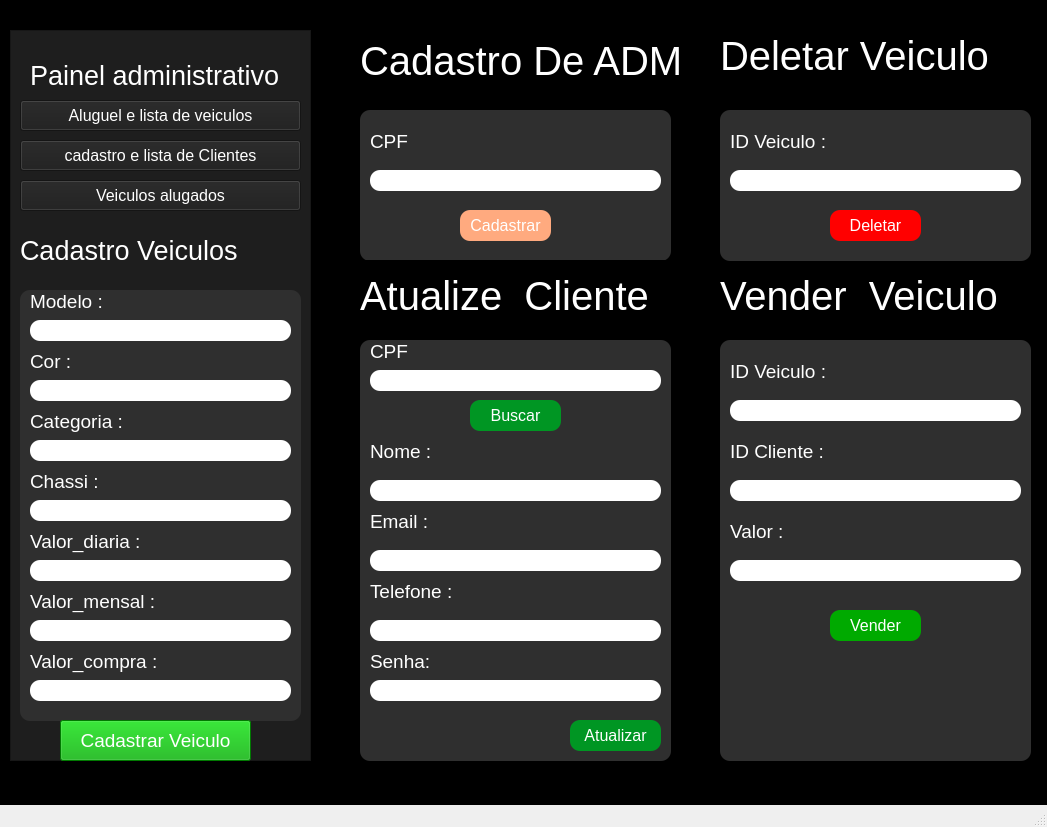
<?xml version="1.0" encoding="UTF-8"?>
<ui version="4.0">
 <class>MainWindow</class>
 <widget class="QMainWindow" name="MainWindow">
  <property name="geometry">
   <rect>
    <x>0</x>
    <y>0</y>
    <width>1047</width>
    <height>827</height>
   </rect>
  </property>
  <property name="windowTitle">
   <string>MainWindow</string>
  </property>
  <widget class="QWidget" name="centralwidget">
   <widget class="QFrame" name="frame">
    <property name="geometry">
     <rect>
      <x>-10</x>
      <y>-10</y>
      <width>1101</width>
      <height>831</height>
     </rect>
    </property>
    <property name="styleSheet">
     <string notr="true">background-color: rgb(0, 0, 0);</string>
    </property>
    <property name="frameShape">
     <enum>QFrame::StyledPanel</enum>
    </property>
    <property name="frameShadow">
     <enum>QFrame::Raised</enum>
    </property>
    <widget class="QFrame" name="frame_2">
     <property name="geometry">
      <rect>
       <x>20</x>
       <y>40</y>
       <width>301</width>
       <height>731</height>
      </rect>
     </property>
     <property name="styleSheet">
      <string notr="true">
background-color: rgb(30, 30, 30);
color: rgb(255, 255, 255);</string>
     </property>
     <property name="frameShape">
      <enum>QFrame::StyledPanel</enum>
     </property>
     <property name="frameShadow">
      <enum>QFrame::Raised</enum>
     </property>
     <widget class="QLabel" name="label">
      <property name="geometry">
       <rect>
        <x>20</x>
        <y>10</y>
        <width>261</width>
        <height>71</height>
       </rect>
      </property>
      <property name="font">
       <font>
        <pointsize>20</pointsize>
       </font>
      </property>
      <property name="text">
       <string>Painel administrativo</string>
      </property>
     </widget>
     <widget class="QPushButton" name="pushButton">
      <property name="geometry">
       <rect>
        <x>10</x>
        <y>70</y>
        <width>281</width>
        <height>31</height>
       </rect>
      </property>
      <property name="font">
       <font>
        <pointsize>12</pointsize>
       </font>
      </property>
      <property name="text">
       <string>Aluguel e lista de veiculos</string>
      </property>
     </widget>
     <widget class="QPushButton" name="pushButton_2">
      <property name="geometry">
       <rect>
        <x>10</x>
        <y>110</y>
        <width>281</width>
        <height>31</height>
       </rect>
      </property>
      <property name="font">
       <font>
        <pointsize>12</pointsize>
       </font>
      </property>
      <property name="text">
       <string>cadastro e lista de Clientes</string>
      </property>
     </widget>
     <widget class="QPushButton" name="pushButton_3">
      <property name="geometry">
       <rect>
        <x>10</x>
        <y>150</y>
        <width>281</width>
        <height>31</height>
       </rect>
      </property>
      <property name="font">
       <font>
        <pointsize>12</pointsize>
       </font>
      </property>
      <property name="text">
       <string>Veiculos alugados</string>
      </property>
     </widget>
     <widget class="QWidget" name="widget_9" native="true">
      <property name="geometry">
       <rect>
        <x>10</x>
        <y>260</y>
        <width>281</width>
        <height>431</height>
       </rect>
      </property>
      <property name="styleSheet">
       <string notr="true">background-color: rgb(47, 47, 47);
color: rgb(255, 255, 255);
border-radius:10;</string>
      </property>
      <widget class="QLabel" name="label_34">
       <property name="geometry">
        <rect>
         <x>10</x>
         <y>0</y>
         <width>101</width>
         <height>23</height>
        </rect>
       </property>
       <property name="font">
        <font>
         <pointsize>14</pointsize>
        </font>
       </property>
       <property name="styleSheet">
        <string notr="true">background-color: rgba(85, 255, 255, 0);</string>
       </property>
       <property name="text">
        <string>Modelo :</string>
       </property>
      </widget>
      <widget class="QLineEdit" name="modelo">
       <property name="geometry">
        <rect>
         <x>10</x>
         <y>30</y>
         <width>261</width>
         <height>21</height>
        </rect>
       </property>
       <property name="font">
        <font>
         <pointsize>12</pointsize>
        </font>
       </property>
       <property name="styleSheet">
        <string notr="true">background-color: rgb(255, 255, 255);
color: rgb(0, 0, 0);</string>
       </property>
      </widget>
      <widget class="QLabel" name="label_35">
       <property name="geometry">
        <rect>
         <x>10</x>
         <y>60</y>
         <width>101</width>
         <height>23</height>
        </rect>
       </property>
       <property name="font">
        <font>
         <pointsize>14</pointsize>
        </font>
       </property>
       <property name="styleSheet">
        <string notr="true">background-color: rgba(85, 255, 255, 0);</string>
       </property>
       <property name="text">
        <string>Cor :</string>
       </property>
      </widget>
      <widget class="QLineEdit" name="cor">
       <property name="geometry">
        <rect>
         <x>10</x>
         <y>90</y>
         <width>261</width>
         <height>21</height>
        </rect>
       </property>
       <property name="font">
        <font>
         <pointsize>12</pointsize>
        </font>
       </property>
       <property name="styleSheet">
        <string notr="true">background-color: rgb(255, 255, 255);
color: rgb(0, 0, 0);</string>
       </property>
      </widget>
      <widget class="QLabel" name="label_36">
       <property name="geometry">
        <rect>
         <x>10</x>
         <y>120</y>
         <width>101</width>
         <height>23</height>
        </rect>
       </property>
       <property name="font">
        <font>
         <pointsize>14</pointsize>
        </font>
       </property>
       <property name="styleSheet">
        <string notr="true">background-color: rgba(85, 255, 255, 0);</string>
       </property>
       <property name="text">
        <string>Categoria :</string>
       </property>
      </widget>
      <widget class="QLineEdit" name="categoria">
       <property name="geometry">
        <rect>
         <x>10</x>
         <y>150</y>
         <width>261</width>
         <height>21</height>
        </rect>
       </property>
       <property name="font">
        <font>
         <pointsize>12</pointsize>
        </font>
       </property>
       <property name="styleSheet">
        <string notr="true">background-color: rgb(255, 255, 255);
color: rgb(0, 0, 0);</string>
       </property>
      </widget>
      <widget class="QLineEdit" name="chassi">
       <property name="geometry">
        <rect>
         <x>10</x>
         <y>210</y>
         <width>261</width>
         <height>21</height>
        </rect>
       </property>
       <property name="font">
        <font>
         <pointsize>12</pointsize>
        </font>
       </property>
       <property name="styleSheet">
        <string notr="true">background-color: rgb(255, 255, 255);
color: rgb(0, 0, 0);</string>
       </property>
      </widget>
      <widget class="QLabel" name="label_37">
       <property name="geometry">
        <rect>
         <x>10</x>
         <y>240</y>
         <width>121</width>
         <height>23</height>
        </rect>
       </property>
       <property name="font">
        <font>
         <pointsize>14</pointsize>
        </font>
       </property>
       <property name="styleSheet">
        <string notr="true">background-color: rgba(85, 255, 255, 0);</string>
       </property>
       <property name="text">
        <string>Valor_diaria :</string>
       </property>
      </widget>
      <widget class="QLineEdit" name="diaria">
       <property name="geometry">
        <rect>
         <x>10</x>
         <y>270</y>
         <width>261</width>
         <height>21</height>
        </rect>
       </property>
       <property name="font">
        <font>
         <pointsize>12</pointsize>
        </font>
       </property>
       <property name="styleSheet">
        <string notr="true">background-color: rgb(255, 255, 255);
color: rgb(0, 0, 0);</string>
       </property>
      </widget>
      <widget class="QLabel" name="label_38">
       <property name="geometry">
        <rect>
         <x>10</x>
         <y>180</y>
         <width>101</width>
         <height>23</height>
        </rect>
       </property>
       <property name="font">
        <font>
         <pointsize>14</pointsize>
        </font>
       </property>
       <property name="styleSheet">
        <string notr="true">background-color: rgba(85, 255, 255, 0);</string>
       </property>
       <property name="text">
        <string>Chassi :</string>
       </property>
      </widget>
      <widget class="QLineEdit" name="mensal">
       <property name="geometry">
        <rect>
         <x>10</x>
         <y>330</y>
         <width>261</width>
         <height>21</height>
        </rect>
       </property>
       <property name="font">
        <font>
         <pointsize>12</pointsize>
        </font>
       </property>
       <property name="styleSheet">
        <string notr="true">background-color: rgb(255, 255, 255);
color: rgb(0, 0, 0);</string>
       </property>
      </widget>
      <widget class="QLabel" name="label_39">
       <property name="geometry">
        <rect>
         <x>10</x>
         <y>300</y>
         <width>131</width>
         <height>23</height>
        </rect>
       </property>
       <property name="font">
        <font>
         <pointsize>14</pointsize>
        </font>
       </property>
       <property name="styleSheet">
        <string notr="true">background-color: rgba(85, 255, 255, 0);</string>
       </property>
       <property name="text">
        <string>Valor_mensal :</string>
       </property>
      </widget>
      <widget class="QLineEdit" name="compra">
       <property name="geometry">
        <rect>
         <x>10</x>
         <y>390</y>
         <width>261</width>
         <height>21</height>
        </rect>
       </property>
       <property name="font">
        <font>
         <pointsize>12</pointsize>
        </font>
       </property>
       <property name="styleSheet">
        <string notr="true">background-color: rgb(255, 255, 255);
color: rgb(0, 0, 0);</string>
       </property>
       <property name="text">
        <string/>
       </property>
      </widget>
      <widget class="QLabel" name="label_40">
       <property name="geometry">
        <rect>
         <x>10</x>
         <y>360</y>
         <width>131</width>
         <height>23</height>
        </rect>
       </property>
       <property name="font">
        <font>
         <pointsize>14</pointsize>
        </font>
       </property>
       <property name="styleSheet">
        <string notr="true">background-color: rgba(85, 255, 255, 0);</string>
       </property>
       <property name="text">
        <string>Valor_compra :</string>
       </property>
      </widget>
     </widget>
     <widget class="QPushButton" name="cadastrar_veiculo_adm">
      <property name="geometry">
       <rect>
        <x>50</x>
        <y>690</y>
        <width>191</width>
        <height>41</height>
       </rect>
      </property>
      <property name="font">
       <font>
        <pointsize>14</pointsize>
       </font>
      </property>
      <property name="styleSheet">
       <string notr="true">background-color: rgb(0, 170, 0);</string>
      </property>
      <property name="text">
       <string>Cadastrar Veiculo</string>
      </property>
     </widget>
     <widget class="QLabel" name="label_6">
      <property name="geometry">
       <rect>
        <x>10</x>
        <y>190</y>
        <width>281</width>
        <height>61</height>
       </rect>
      </property>
      <property name="font">
       <font>
        <pointsize>20</pointsize>
       </font>
      </property>
      <property name="text">
       <string>Cadastro Veiculos</string>
      </property>
     </widget>
    </widget>
    <widget class="QWidget" name="widget_5" native="true">
     <property name="geometry">
      <rect>
       <x>370</x>
       <y>120</y>
       <width>311</width>
       <height>151</height>
      </rect>
     </property>
     <property name="styleSheet">
      <string notr="true">background-color: rgb(47, 47, 47);
color: rgb(255, 255, 255);
border-radius:10;</string>
     </property>
     <widget class="QLabel" name="label_25">
      <property name="geometry">
       <rect>
        <x>10</x>
        <y>20</y>
        <width>44</width>
        <height>23</height>
       </rect>
      </property>
      <property name="font">
       <font>
        <pointsize>14</pointsize>
       </font>
      </property>
      <property name="styleSheet">
       <string notr="true">background-color: rgba(85, 255, 255, 0);</string>
      </property>
      <property name="text">
       <string>CPF :</string>
      </property>
     </widget>
     <widget class="QLineEdit" name="cpf">
      <property name="geometry">
       <rect>
        <x>10</x>
        <y>60</y>
        <width>291</width>
        <height>21</height>
       </rect>
      </property>
      <property name="font">
       <font>
        <pointsize>12</pointsize>
       </font>
      </property>
      <property name="styleSheet">
       <string notr="true">background-color: rgb(255, 255, 255);
color: rgb(0, 0, 0);</string>
      </property>
     </widget>
     <widget class="QPushButton" name="btn_cadastrar_ADM">
      <property name="geometry">
       <rect>
        <x>100</x>
        <y>100</y>
        <width>91</width>
        <height>31</height>
       </rect>
      </property>
      <property name="font">
       <font>
        <pointsize>12</pointsize>
       </font>
      </property>
      <property name="styleSheet">
       <string notr="true">background-color: rgb(255, 170, 127);</string>
      </property>
      <property name="text">
       <string>Cadastrar</string>
      </property>
     </widget>
    </widget>
    <widget class="QLabel" name="label_2">
     <property name="geometry">
      <rect>
       <x>370</x>
       <y>40</y>
       <width>321</width>
       <height>61</height>
      </rect>
     </property>
     <property name="font">
      <font>
       <pointsize>30</pointsize>
      </font>
     </property>
     <property name="styleSheet">
      <string notr="true">color: rgb(255, 255, 255);</string>
     </property>
     <property name="text">
      <string>Cadastro De ADM</string>
     </property>
    </widget>
    <widget class="QWidget" name="widget_6" native="true">
     <property name="geometry">
      <rect>
       <x>370</x>
       <y>350</y>
       <width>311</width>
       <height>421</height>
      </rect>
     </property>
     <property name="styleSheet">
      <string notr="true">background-color: rgb(47, 47, 47);
color: rgb(255, 255, 255);
border-radius:10;</string>
     </property>
     <widget class="QLabel" name="label_26">
      <property name="geometry">
       <rect>
        <x>10</x>
        <y>0</y>
        <width>44</width>
        <height>23</height>
       </rect>
      </property>
      <property name="font">
       <font>
        <pointsize>14</pointsize>
       </font>
      </property>
      <property name="styleSheet">
       <string notr="true">background-color: rgba(85, 255, 255, 0);</string>
      </property>
      <property name="text">
       <string>CPF :</string>
      </property>
     </widget>
     <widget class="QLineEdit" name="cpf_2">
      <property name="geometry">
       <rect>
        <x>10</x>
        <y>30</y>
        <width>291</width>
        <height>21</height>
       </rect>
      </property>
      <property name="font">
       <font>
        <pointsize>12</pointsize>
       </font>
      </property>
      <property name="styleSheet">
       <string notr="true">background-color: rgb(255, 255, 255);
color: rgb(0, 0, 0);</string>
      </property>
     </widget>
     <widget class="QLabel" name="label_27">
      <property name="geometry">
       <rect>
        <x>10</x>
        <y>170</y>
        <width>58</width>
        <height>23</height>
       </rect>
      </property>
      <property name="font">
       <font>
        <pointsize>14</pointsize>
       </font>
      </property>
      <property name="styleSheet">
       <string notr="true">background-color: rgba(85, 255, 255, 0);</string>
      </property>
      <property name="text">
       <string>Email :</string>
      </property>
     </widget>
     <widget class="QLineEdit" name="email">
      <property name="geometry">
       <rect>
        <x>10</x>
        <y>210</y>
        <width>291</width>
        <height>21</height>
       </rect>
      </property>
      <property name="font">
       <font>
        <pointsize>12</pointsize>
       </font>
      </property>
      <property name="styleSheet">
       <string notr="true">background-color: rgb(255, 255, 255);
color: rgb(0, 0, 0);</string>
      </property>
     </widget>
     <widget class="QLabel" name="label_28">
      <property name="geometry">
       <rect>
        <x>10</x>
        <y>240</y>
        <width>85</width>
        <height>23</height>
       </rect>
      </property>
      <property name="font">
       <font>
        <pointsize>14</pointsize>
       </font>
      </property>
      <property name="styleSheet">
       <string notr="true">background-color: rgba(85, 255, 255, 0);</string>
      </property>
      <property name="text">
       <string>Telefone :</string>
      </property>
     </widget>
     <widget class="QLineEdit" name="telefone">
      <property name="geometry">
       <rect>
        <x>10</x>
        <y>280</y>
        <width>291</width>
        <height>21</height>
       </rect>
      </property>
      <property name="font">
       <font>
        <pointsize>12</pointsize>
       </font>
      </property>
      <property name="styleSheet">
       <string notr="true">background-color: rgb(255, 255, 255);
color: rgb(0, 0, 0);</string>
      </property>
     </widget>
     <widget class="QLabel" name="label_29">
      <property name="geometry">
       <rect>
        <x>10</x>
        <y>310</y>
        <width>60</width>
        <height>23</height>
       </rect>
      </property>
      <property name="font">
       <font>
        <pointsize>14</pointsize>
       </font>
      </property>
      <property name="styleSheet">
       <string notr="true">background-color: rgba(85, 255, 255, 0);</string>
      </property>
      <property name="text">
       <string>Senha:</string>
      </property>
     </widget>
     <widget class="QLineEdit" name="senha">
      <property name="geometry">
       <rect>
        <x>10</x>
        <y>340</y>
        <width>291</width>
        <height>21</height>
       </rect>
      </property>
      <property name="font">
       <font>
        <pointsize>12</pointsize>
       </font>
      </property>
      <property name="styleSheet">
       <string notr="true">background-color: rgb(255, 255, 255);
color: rgb(0, 0, 0);</string>
      </property>
     </widget>
     <widget class="QPushButton" name="atualizar_cliente">
      <property name="geometry">
       <rect>
        <x>210</x>
        <y>380</y>
        <width>91</width>
        <height>31</height>
       </rect>
      </property>
      <property name="font">
       <font>
        <pointsize>12</pointsize>
       </font>
      </property>
      <property name="styleSheet">
       <string notr="true">background-color: rgb(0, 150, 35);</string>
      </property>
      <property name="text">
       <string>Atualizar</string>
      </property>
     </widget>
     <widget class="QPushButton" name="buscar_cpf">
      <property name="geometry">
       <rect>
        <x>110</x>
        <y>60</y>
        <width>91</width>
        <height>31</height>
       </rect>
      </property>
      <property name="font">
       <font>
        <pointsize>12</pointsize>
       </font>
      </property>
      <property name="styleSheet">
       <string notr="true">background-color: rgb(0, 150, 35);</string>
      </property>
      <property name="text">
       <string>Buscar</string>
      </property>
     </widget>
     <widget class="QLineEdit" name="nome">
      <property name="geometry">
       <rect>
        <x>10</x>
        <y>140</y>
        <width>291</width>
        <height>21</height>
       </rect>
      </property>
      <property name="font">
       <font>
        <pointsize>12</pointsize>
       </font>
      </property>
      <property name="styleSheet">
       <string notr="true">background-color: rgb(255, 255, 255);
border-radius:10;
color: rgb(0, 0, 0);</string>
      </property>
      <property name="text">
       <string/>
      </property>
     </widget>
     <widget class="QLabel" name="label_24">
      <property name="geometry">
       <rect>
        <x>10</x>
        <y>100</y>
        <width>62</width>
        <height>23</height>
       </rect>
      </property>
      <property name="font">
       <font>
        <pointsize>14</pointsize>
       </font>
      </property>
      <property name="styleSheet">
       <string notr="true">background-color: rgba(85, 255, 255, 0);</string>
      </property>
      <property name="text">
       <string>Nome :</string>
      </property>
     </widget>
    </widget>
    <widget class="QLabel" name="label_3">
     <property name="geometry">
      <rect>
       <x>370</x>
       <y>270</y>
       <width>311</width>
       <height>71</height>
      </rect>
     </property>
     <property name="font">
      <font>
       <pointsize>30</pointsize>
      </font>
     </property>
     <property name="styleSheet">
      <string notr="true">color: rgb(255, 255, 255);</string>
     </property>
     <property name="text">
      <string>Atualize  Cliente</string>
     </property>
    </widget>
    <widget class="QWidget" name="widget_7" native="true">
     <property name="geometry">
      <rect>
       <x>730</x>
       <y>120</y>
       <width>311</width>
       <height>151</height>
      </rect>
     </property>
     <property name="styleSheet">
      <string notr="true">background-color: rgb(47, 47, 47);
color: rgb(255, 255, 255);
border-radius:10;</string>
     </property>
     <widget class="QLabel" name="label_30">
      <property name="geometry">
       <rect>
        <x>10</x>
        <y>20</y>
        <width>101</width>
        <height>23</height>
       </rect>
      </property>
      <property name="font">
       <font>
        <pointsize>14</pointsize>
       </font>
      </property>
      <property name="styleSheet">
       <string notr="true">background-color: rgba(85, 255, 255, 0);</string>
      </property>
      <property name="text">
       <string>ID Veiculo :</string>
      </property>
     </widget>
     <widget class="QLineEdit" name="id_veiculo">
      <property name="geometry">
       <rect>
        <x>10</x>
        <y>60</y>
        <width>291</width>
        <height>21</height>
       </rect>
      </property>
      <property name="font">
       <font>
        <pointsize>12</pointsize>
       </font>
      </property>
      <property name="styleSheet">
       <string notr="true">background-color: rgb(255, 255, 255);
color: rgb(0, 0, 0);</string>
      </property>
     </widget>
     <widget class="QPushButton" name="btn_deletar_veiculo">
      <property name="geometry">
       <rect>
        <x>110</x>
        <y>100</y>
        <width>91</width>
        <height>31</height>
       </rect>
      </property>
      <property name="font">
       <font>
        <pointsize>12</pointsize>
       </font>
      </property>
      <property name="styleSheet">
       <string notr="true">background-color: rgb(0, 150, 35);
background-color: rgb(255, 0, 0);</string>
      </property>
      <property name="text">
       <string>Deletar</string>
      </property>
     </widget>
    </widget>
    <widget class="QLabel" name="label_4">
     <property name="geometry">
      <rect>
       <x>730</x>
       <y>40</y>
       <width>321</width>
       <height>51</height>
      </rect>
     </property>
     <property name="font">
      <font>
       <pointsize>30</pointsize>
      </font>
     </property>
     <property name="styleSheet">
      <string notr="true">color: rgb(255, 255, 255);</string>
     </property>
     <property name="text">
      <string>Deletar Veiculo</string>
     </property>
    </widget>
    <widget class="QWidget" name="widget_8" native="true">
     <property name="geometry">
      <rect>
       <x>730</x>
       <y>350</y>
       <width>311</width>
       <height>421</height>
      </rect>
     </property>
     <property name="styleSheet">
      <string notr="true">background-color: rgb(47, 47, 47);
color: rgb(255, 255, 255);
border-radius:10;</string>
     </property>
     <widget class="QLabel" name="label_31">
      <property name="geometry">
       <rect>
        <x>10</x>
        <y>20</y>
        <width>101</width>
        <height>23</height>
       </rect>
      </property>
      <property name="font">
       <font>
        <pointsize>14</pointsize>
       </font>
      </property>
      <property name="styleSheet">
       <string notr="true">background-color: rgba(85, 255, 255, 0);</string>
      </property>
      <property name="text">
       <string>ID Veiculo :</string>
      </property>
     </widget>
     <widget class="QLineEdit" name="id_veiculo_2">
      <property name="geometry">
       <rect>
        <x>10</x>
        <y>60</y>
        <width>291</width>
        <height>21</height>
       </rect>
      </property>
      <property name="font">
       <font>
        <pointsize>12</pointsize>
       </font>
      </property>
      <property name="styleSheet">
       <string notr="true">background-color: rgb(255, 255, 255);
color: rgb(0, 0, 0);</string>
      </property>
     </widget>
     <widget class="QPushButton" name="Vender">
      <property name="geometry">
       <rect>
        <x>110</x>
        <y>270</y>
        <width>91</width>
        <height>31</height>
       </rect>
      </property>
      <property name="font">
       <font>
        <pointsize>12</pointsize>
       </font>
      </property>
      <property name="styleSheet">
       <string notr="true">background-color: rgb(0, 170, 0);</string>
      </property>
      <property name="text">
       <string>Vender</string>
      </property>
     </widget>
     <widget class="QLabel" name="label_32">
      <property name="geometry">
       <rect>
        <x>10</x>
        <y>100</y>
        <width>101</width>
        <height>23</height>
       </rect>
      </property>
      <property name="font">
       <font>
        <pointsize>14</pointsize>
       </font>
      </property>
      <property name="styleSheet">
       <string notr="true">background-color: rgba(85, 255, 255, 0);</string>
      </property>
      <property name="text">
       <string>ID Cliente :</string>
      </property>
     </widget>
     <widget class="QLineEdit" name="id_cliente3">
      <property name="geometry">
       <rect>
        <x>10</x>
        <y>140</y>
        <width>291</width>
        <height>21</height>
       </rect>
      </property>
      <property name="font">
       <font>
        <pointsize>12</pointsize>
       </font>
      </property>
      <property name="styleSheet">
       <string notr="true">background-color: rgb(255, 255, 255);
color: rgb(0, 0, 0);</string>
      </property>
     </widget>
     <widget class="QLabel" name="label_33">
      <property name="geometry">
       <rect>
        <x>10</x>
        <y>180</y>
        <width>101</width>
        <height>23</height>
       </rect>
      </property>
      <property name="font">
       <font>
        <pointsize>14</pointsize>
       </font>
      </property>
      <property name="styleSheet">
       <string notr="true">background-color: rgba(85, 255, 255, 0);</string>
      </property>
      <property name="text">
       <string>Valor :</string>
      </property>
     </widget>
     <widget class="QLineEdit" name="valor">
      <property name="geometry">
       <rect>
        <x>10</x>
        <y>220</y>
        <width>291</width>
        <height>21</height>
       </rect>
      </property>
      <property name="font">
       <font>
        <pointsize>12</pointsize>
       </font>
      </property>
      <property name="styleSheet">
       <string notr="true">background-color: rgb(255, 255, 255);
color: rgb(0, 0, 0);</string>
      </property>
     </widget>
    </widget>
    <widget class="QLabel" name="label_5">
     <property name="geometry">
      <rect>
       <x>730</x>
       <y>280</y>
       <width>311</width>
       <height>51</height>
      </rect>
     </property>
     <property name="font">
      <font>
       <pointsize>30</pointsize>
      </font>
     </property>
     <property name="styleSheet">
      <string notr="true">color: rgb(255, 255, 255);</string>
     </property>
     <property name="text">
      <string>Vender  Veiculo</string>
     </property>
    </widget>
   </widget>
  </widget>
  <widget class="QMenuBar" name="menubar">
   <property name="geometry">
    <rect>
     <x>0</x>
     <y>0</y>
     <width>1047</width>
     <height>21</height>
    </rect>
   </property>
  </widget>
  <widget class="QStatusBar" name="statusbar"/>
 </widget>
 <resources/>
 <connections/>
</ui>
